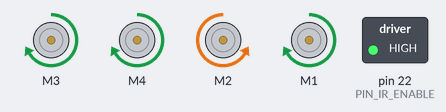
The sketch below on a simulated Arduino Mega 2560, built with avr-gcc and run on an emulated ATmega2560. Shown: 4 × DC motor (green arrow = forward, orange = backward, longer = faster), switched loads named in the sketch (green lamp = pin HIGH). What the sketch prints to the serial monitor is not drawn.

Above: at 0.1 s.
Timing chart, 0 to 1.6 s (numbered marks = the images above):
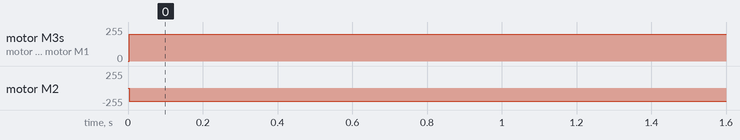

Measured:
- by itself, motor M3, motor M4, motor M1: stopped → forward 200/255 at 0.00 s
- by itself, motor M2: stopped → backward 200/255 at 0.00 s

The sketch:

4WD_Line_follower_8IR_L293SHIELD.ino.ino.ino
```cpp
#include <Arduino.h>
#include <AFMotor.h>

/*
  8-IR LINE FOLLOWER (NO PID) - "MAX SENSOR" STEERING
  Update requested:
    - When line is lost: STOP first, then TURN toward last sensor that saw line.

  Sensors:
    S1 = RIGHT ... S8 = LEFT
    index: 0=S1(right) ... 7=S8(left)

  Black line => higher ADC values.
*/

/* ===================== IR CONFIG ===================== */
static constexpr uint8_t IR_PINS[8] = {/* A8, A9, A10, A11, A12, A13, A14, A15 */};

// Optional IR enable pin. Set to 255 if unused.
static constexpr uint8_t PIN_IR_ENABLE = 22;
static constexpr bool    IR_ENABLE_ACTIVE_HIGH = true;

static constexpr uint32_t SAMPLE_STEP_MS = 2;
static constexpr uint8_t  FILTER_SHIFT  = 3;   // 1/8 smoothing
static constexpr uint32_t PRINT_MS      = 120;

// Adaptive "line present" by contrast (max-min)
static constexpr int CONTRAST_MIN = 12;  // tune 10..20 from your logs

/* ===================== MOTOR CONFIG ===================== */
AF_DCMotor g_m1(1, MOTOR12_1KHZ); // BR
AF_DCMotor g_m2(2, MOTOR12_1KHZ); // FR
AF_DCMotor g_m3(3, MOTOR34_1KHZ); // FL
AF_DCMotor g_m4(4, MOTOR34_1KHZ); // BL

bool g_revM1 = false; // BR
bool g_revM2 = true;  // FR
bool g_revM3 = false; // FL
bool g_revM4 = false; // BL

static int16_t SPD_FWD   = 180;
static int16_t SPD_TURN  = 190;
static int16_t SPD_INNER = 90;
static int16_t SPD_SPIN  = 150;

// Lost-line behavior
static constexpr uint16_t LOST_STOP_MS = 120; // stop briefly before turning (non-blocking)

/* ===================== STATE ===================== */
static int  rawv[8]  = {0};
static int  filt[8]  = {0};

static uint32_t lastSampleMs = 0;
static uint32_t lastPrintMs  = 0;

// last "best" sensor index that saw the line
static int8_t lastImax = -1; // -1 = unknown

// Lost-line state machine
enum LostState : uint8_t { LOST_NONE, LOST_STOPPING, LOST_TURNING };
static LostState g_lostState = LOST_NONE;
static uint32_t  g_lostT0    = 0;

/* ===================== HELPERS ===================== */
static void setIrLeds(bool on) {
  if (PIN_IR_ENABLE == 255) return;
  digitalWrite(PIN_IR_ENABLE, (on == IR_ENABLE_ACTIVE_HIGH) ? HIGH : LOW);
}

static inline void applyMotor(AF_DCMotor &m, int16_t speed, bool reverseFlag)
{
  int16_t s = speed;
  if (reverseFlag) s = (int16_t)-s;

  if (s > 255)  s = 255;
  if (s < -255) s = -255;

  if (s == 0) {
    m.setSpeed(0);
    m.run(RELEASE);
    return;
  }

  const uint8_t pwm = (uint8_t)(s > 0 ? s : -s);
  m.setSpeed(pwm);
  m.run((s > 0) ? FORWARD : BACKWARD);
}

static void setMotorSpeeds(int16_t leftMotorSpeed, int16_t rightMotorSpeed)
{
  applyMotor(g_m3, leftMotorSpeed,  g_revM3);
  applyMotor(g_m4, leftMotorSpeed,  g_revM4);
  applyMotor(g_m2, rightMotorSpeed, g_revM2);
  applyMotor(g_m1, rightMotorSpeed, g_revM1);
}

static void updateSensorsAll()
{
  uint32_t now = millis();
  if ((uint32_t)(now - lastSampleMs) < SAMPLE_STEP_MS) return;
  lastSampleMs = now;

  for (uint8_t i = 0; i < 8; i++) {
    rawv[i] = analogRead(IR_PINS[i]);
    if (filt[i] == 0) filt[i] = rawv[i];
    filt[i] = filt[i] + ((rawv[i] - filt[i]) >> FILTER_SHIFT);
  }
}

static void analyzeSensors(int &minV, int &maxV, uint8_t &imax)
{
  minV = filt[0];
  maxV = filt[0];
  imax = 0;
  for (uint8_t i = 1; i < 8; i++) {
    int v = filt[i];
    if (v < minV) minV = v;
    if (v > maxV) { maxV = v; imax = i; }
  }
}

/* ===================== CONTROL ===================== */

static void doLostBehavior(bool hasLine)
{
  // If line is back, exit lost behavior
  if (hasLine) {
    g_lostState = LOST_NONE;
    return;
  }

  uint32_t now = millis();

  if (g_lostState == LOST_NONE) {
    // Enter lost: STOP immediately
    g_lostState = LOST_STOPPING;
    g_lostT0 = now;
    setMotorSpeeds(0, 0);
    return;
  }

  if (g_lostState == LOST_STOPPING) {
    // Hold stop for LOST_STOP_MS then start turning toward lastImax
    setMotorSpeeds(0, 0);
    if ((uint32_t)(now - g_lostT0) >= LOST_STOP_MS) {
      g_lostState = LOST_TURNING;
    }
    return;
  }

  // LOST_TURNING: turn toward last sensor side until line returns
  // lastImax: 0..7 (0 right, 7 left)
  if (lastImax < 0) {
    // no history -> just stop
    setMotorSpeeds(0, 0);
    return;
  }

  if (lastImax <= 3) {
    // last seen on RIGHT -> turn RIGHT (left fwd, right back)
    setMotorSpeeds(+SPD_SPIN, -SPD_SPIN);
  } else {
    // last seen on LEFT -> turn LEFT (left back, right fwd)
    setMotorSpeeds(-SPD_SPIN, +SPD_SPIN);
  }
}

static void followLineByMax()
{
  int minV, maxV;
  uint8_t imax;
  analyzeSensors(minV, maxV, imax);

  int contrast = maxV - minV;
  bool hasLine = (contrast >= CONTRAST_MIN);

  // Update lastImax only when we are confident we have the line
  if (hasLine) lastImax = (int8_t)imax;

  // Lost behavior state machine (stop then turn toward last detection)
  if (!hasLine) {
    doLostBehavior(false);
    return;
  }

  // Line is present -> normal steering (and cancel lost mode)
  doLostBehavior(true);

  // imax: 0=S1(right) ... 7=S8(left)
  // Desired behavior:
  //  - if imax on right -> turn RIGHT (left faster, right slower)
  //  - if imax on left  -> turn LEFT  (right faster, left slower)

  if (imax <= 1) {
    // far right -> hard right
    setMotorSpeeds(+SPD_SPIN, -SPD_SPIN);
  }
  else if (imax <= 3) {
    // right -> gentle right
    setMotorSpeeds(SPD_TURN, SPD_INNER);
  }
  else if (imax == 3 || imax == 4) {
    // near center -> forward
    setMotorSpeeds(SPD_FWD, SPD_FWD);
  }
  else if (imax <= 6) {
    // left -> gentle left
    setMotorSpeeds(SPD_INNER, SPD_TURN);
  }
  else {
    // far left -> hard left
    setMotorSpeeds(-SPD_SPIN, +SPD_SPIN);
  }
}

static void debugPrint()
{
  uint32_t now = millis();
  if ((uint32_t)(now - lastPrintMs) < PRINT_MS) return;
  lastPrintMs = now;

  int minV, maxV;
  uint8_t imax;
  analyzeSensors(minV, maxV, imax);

  Serial.print("imax=");
  Serial.print(imax);
  Serial.print(" lastImax=");
  Serial.print(lastImax);
  Serial.print(" state=");
  Serial.print((int)g_lostState);

  Serial.print(" max=");
  Serial.print(maxV);
  Serial.print(" min=");
  Serial.print(minV);
  Serial.print(" contrast=");
  Serial.print(maxV - minV);

  Serial.print(" | filt:");
  for (uint8_t i = 0; i < 8; i++) { Serial.print(' '); Serial.print(filt[i]); }
  Serial.println();
}

/* ===================== ARDUINO ===================== */

void setup() {
  Serial.begin(115200);

  for (uint8_t i = 0; i < 8; i++) pinMode(IR_PINS[i], INPUT);

  if (PIN_IR_ENABLE != 255) {
    pinMode(PIN_IR_ENABLE, OUTPUT);
    setIrLeds(true);
  }

  setMotorSpeeds(0, 0);

  Serial.println("LineFollower NO PID (MAX sensor) | lost: STOP then TURN to last sensor");
  Serial.print("CONTRAST_MIN="); Serial.println(CONTRAST_MIN);
}

void loop() {
  /* updateSensorsAll();
  followLineByMax();
  debugPrint(); */
  setMotorSpeeds(200, 200);
}
```
